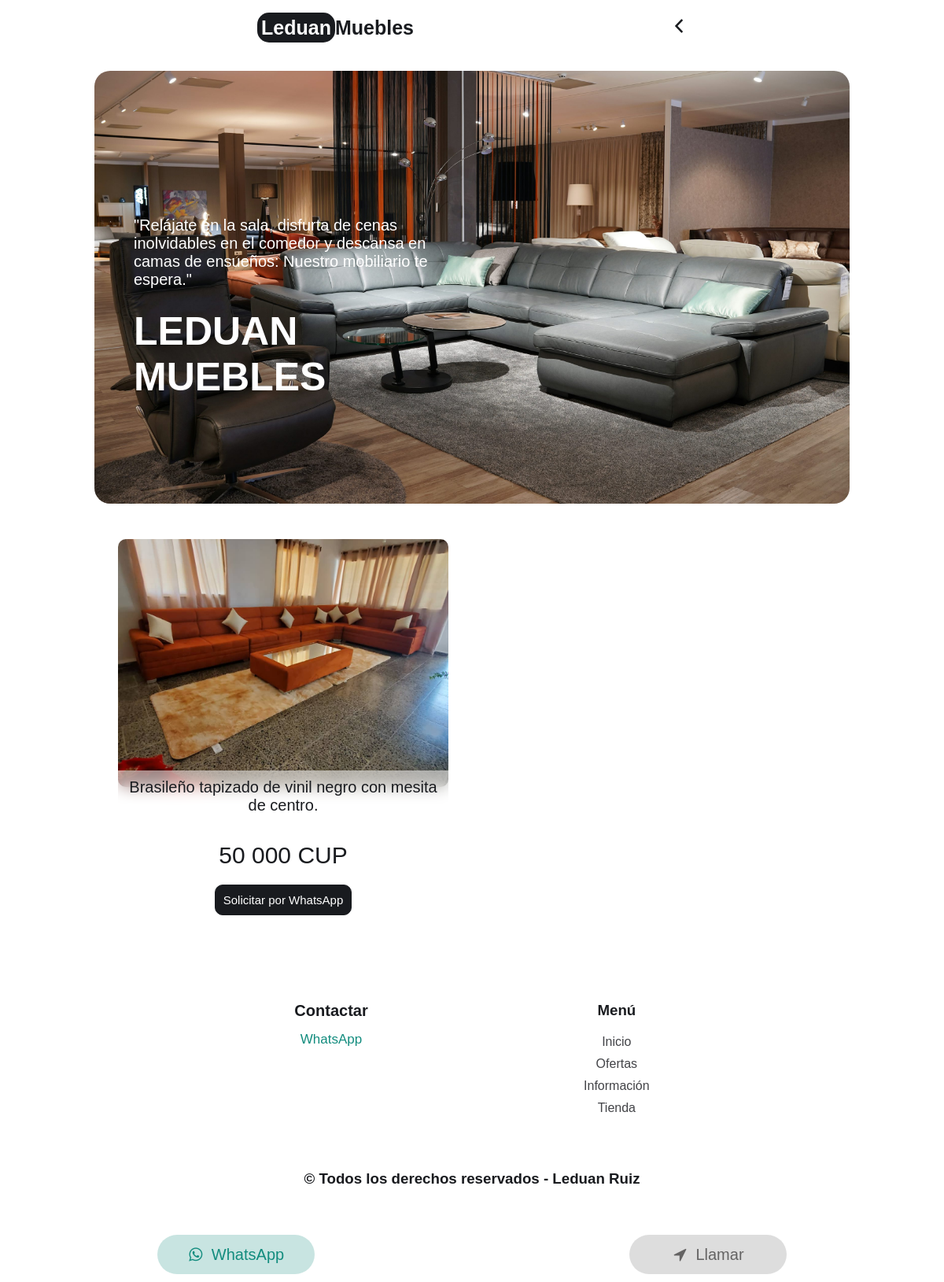
The page /brasilenos on the database its author committed.
### ModelosApp/models.py (models this page shows, shortened)
class Mueble(models.Model):
    nombre=models.TextField(max_length=990)
    imagen=models.ImageField(upload_to="muebles")
    precio=models.CharField(max_length=50)
    modelo=models.CharField(max_length=990)
    created=models.DateTimeField(auto_now_add=True)
    updated=models.DateTimeField(auto_now_add=True)
    class Meta:
        verbose_name="Mueble"
        verbose_name_plural="Muebles"

### LeduanMueblesApp/views.py (the view)
# urls.py: path('brasilenos', views.brasilenos, name="brasilenos"),
def brasilenos(request):
    muebles = Mueble.objects.all()
    return render(request, "brasilenos.html", {"muebles":muebles})

### LeduanMueblesApp/templates/brasilenos.html
{% extends "base.html" %}
{% load static %}
{% block content %}
    <section class="muebles">
        <div class="muebles_container_general">
            <div class="muebles_container">
                {% for mueble in muebles %}
                    {% if mueble.modelo == 'Brasileno' %}
                            <div class="muebles_info">
                                <div class="muebles_img">
                                    <img src="{{mueble.imagen.url}}" alt="">
                                </div>
                                <div class="muebles_information">
                                    <p>{{mueble.nombre}}</p>
                                </div>
                                <div class="muebles_price">
                                    <h1>{{mueble.precio}} CUP</h1>
                                </div>
                                <div class="muebles_acces">
                                    <a target="_blank" href="https://api.whatsapp.com/send?phone=+5358942637&text=Hola, me ayudas a comprar ?%0A%0A*Juego de Sala Modelo {{mueble.nombre}}*%0A*Precio:* {{mueble.precio}} CUP%0AGracias !.">Solicitar por WhatsApp</a>
                                </div>
                            </div>
                    {% endif %}
                {% endfor %}
            </div>
        </div>
    </section>
{% endblock %}

### LeduanMueblesApp/static/css/styles.css (style rules this page uses)
:root { --naranja: #ff352e; --naranja_claro: #ffd1cf5e; --naranja_oscuro: #e20e07; --verde: #7cd3a9; --verde_claro: #f7efd8; --black: #191b1f; --white: #fff; }
* { margin: 0; padding: 0; box-sizing: border-box; text-decoration: none; list-style: none; }
html { scroll-behavior: smooth; }
p { font-size: 18px; color: var(--black); margin-bottom: 25px; }
body { font-family: 'Bahnschrift', sans-serif; padding-bottom: 70px; }
img { max-width: 100%; }
.muebles { display: flex; justify-content: center; }
.muebles .muebles_container_general { width: 70%; }
.muebles .muebles_container_general .muebles_container { display: grid; grid-template-columns: repeat(3, 1fr); }
.muebles .muebles_container_general .muebles_container .muebles_info { margin: 30px; }
.muebles .muebles_container_general .muebles_container h1 { text-align: center; color: var(--black); font-weight: 100; }
.muebles .muebles_container_general .muebles_container .muebles_info .muebles_img { margin-top: 15px; border-radius: 10px; }
.muebles .muebles_container_general .muebles_container .muebles_info .muebles_img img { border-radius: 10px; }
.muebles .muebles_container_general .muebles_container .muebles_info .muebles_price { padding: 10px; backdrop-filter: blur(10px); border-radius: 0 0 10px 10px; }
.muebles .muebles_container_general .muebles_container .muebles_info .muebles_price h1 { text-align: center; font-size: 25px; margin-top: -10px; }
.muebles .muebles_container_general .muebles_container .muebles_info .muebles_information { margin-top: -25px; background: #ffffff86; backdrop-filter: blur(10px); }
.muebles .muebles_container_general .muebles_container .muebles_info .muebles_information p { text-align: center; padding: 10px; }
.muebles .muebles_container_general .muebles_container .muebles_info .muebles_acces { display: flex; justify-content: space-around; align-items: center; margin-top: 10px; }
.muebles .muebles_container_general .muebles_container .muebles_info .muebles_acces a { color: #fff; background: var(--black); border: 1px solid var(--black); padding: 10px; font-size: 15px; border-radius: 10px; transition: 0.4s; font-weight: 100; }
@media (max-width: 1206px) { .muebles .muebles_container_general { width: 80%; } }
@media (max-width: 1206px) { .muebles .muebles_container_general .muebles_container { display: grid; grid-template-columns: repeat(2, 1fr); } }
@media (max-width: 1206px) { .muebles .muebles_container_general .muebles_container .muebles_info { margin: 30px; } }
@media (max-width: 1206px) { .muebles .muebles_container_general .muebles_container h1 { text-align: center; color: var(--black); font-weight: 100; } }
@media (max-width: 1206px) { .muebles .muebles_container_general .muebles_container .muebles_info .muebles_img { margin-top: 15px; border-radius: 10px; } }
@media (max-width: 1206px) { .muebles .muebles_container_general .muebles_container .muebles_info .muebles_img img { border-radius: 10px; } }
@media (max-width: 1206px) { .muebles .muebles_container_general .muebles_container .muebles_info .muebles_price { padding: 10px; backdrop-filter: blur(10px); border-radius: 0 0 10px 10px; } }
@media (max-width: 1206px) { .muebles .muebles_container_general .muebles_container .muebles_info .muebles_price h1 { text-align: center; font-size: 30px; margin-top: -10px; } }
@media (max-width: 1206px) { .muebles .muebles_container_general .muebles_container .muebles_info .muebles_information { margin-top: -25px; background: #ffffff86; backdrop-filter: blur(10px); } }
@media (max-width: 1206px) { .muebles .muebles_container_general .muebles_container .muebles_info .muebles_information p { text-align: center; padding: 10px; font-size: 20px; } }
@media (max-width: 1206px) { .muebles .muebles_container_general .muebles_container .muebles_info .muebles_acces { display: flex; justify-content: space-around; align-items: center; margin-top: 10px; } }
@media (max-width: 1206px) { .muebles .muebles_container_general .muebles_container .muebles_info .muebles_acces a { color: #fff; background: var(--black); border: 1px solid var(--black); padding: 10px; font-size: 15px; border-radius: 10px; transition: 0.4s; font-weight: 100; } }

### rows shown on the page
Mueble: imagen (picture), nombre "Brasileño tapizado de vinil negro con mesita de centro.", precio "50 000"
